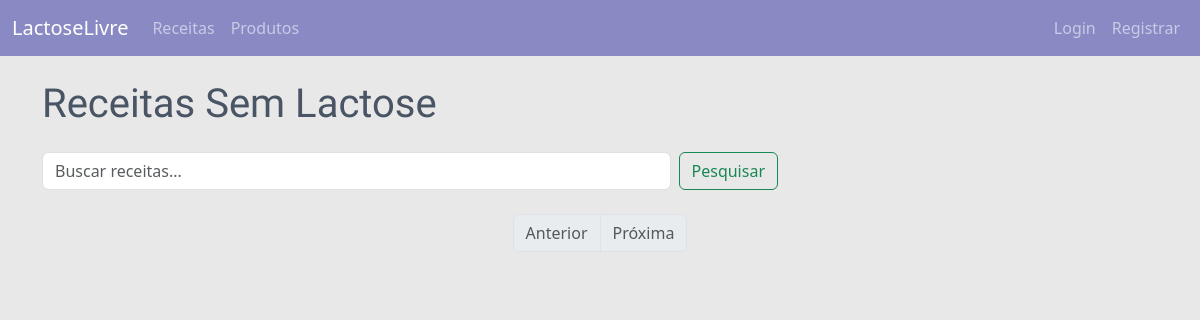
Before: /receitas with the older database file.
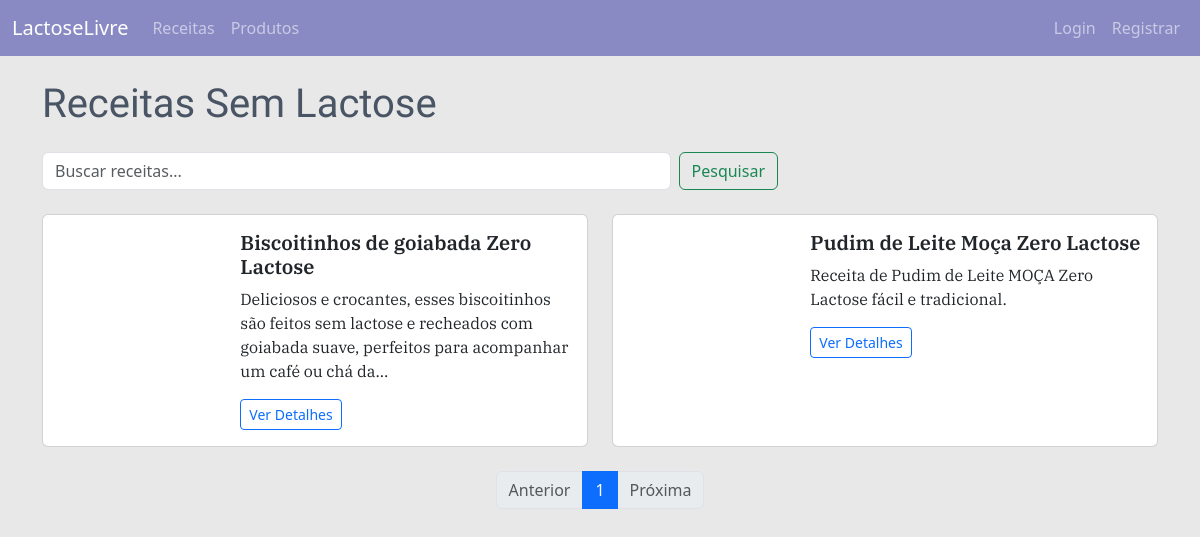
After: the same page with the newer database file.
### models.py (models this page shows, shortened)
class Receita(db.Model):
    id = db.Column(db.Integer, primary_key=True)
    titulo = db.Column(db.String(100), nullable=False)
    descricao = db.Column(db.Text, nullable=False)
    ingredientes = db.Column(db.Text, nullable=False)
    instrucoes = db.Column(db.Text, nullable=False)
    tags = db.Column(db.String(200))
    imagem = db.Column(db.String(200))
    data_criacao = db.Column(db.DateTime, index=True, default=datetime.utcnow)
    usuario_id = db.Column(db.Integer, db.ForeignKey('usuario.id', name='fk_receita_usuario'), nullable=False)
    autor = db.relationship('Usuario', back_populates='receitas')
    avaliacoes = db.relationship('Avaliacao', back_populates='receita', lazy='dynamic')
    favoritos = db.relationship('Favorito', back_populates='receita', lazy='dynamic')

### main/rotas.py (the view)
@bp.route('/receitas')
def listar_receitas():
    form_busca = FormularioBusca()
    pagina = request.args.get('page', 1, type=int)
    termo = request.args.get('termo', '')
    if termo:
        receitas = Receita.query.filter(
            Receita.titulo.contains(termo) | Receita.tags.contains(termo)
        ).order_by(Receita.data_criacao.desc()).paginate(page=pagina, per_page=10, error_out=False)
    else:
        receitas = Receita.query.order_by(Receita.data_criacao.desc()).paginate(page=pagina, per_page=10,
                                                                                error_out=False)
    return render_template('receitas.html', titulo='Receitas', receitas=receitas, form_busca=form_busca, termo=termo)

### main/formularios.py
class FormularioBusca(FlaskForm):
    termo = StringField('Buscar', validators=[Length(max=100)])
    buscar = SubmitField('Pesquisar')

### templates/receitas.html (shortened to what this page needs)
{% extends "base.html" %}
{% block content %}
<h1 class="mb-4">Receitas Sem Lactose</h1>
<div class="row mb-4">
    <div class="col-md-8">
        <form method="GET" action="{{ url_for('main.listar_receitas') }}" class="d-flex">
            {{ form_busca.termo(class="form-control me-2", placeholder="Buscar receitas...") }}
            {{ form_busca.buscar(class="btn btn-outline-success") }}
        </form>
    </div>
</div>
<div class="row">
    {% for receita in receitas.items %}
    <div class="col-md-6 mb-4">
        <div class="card h-100">
            <div class="row g-0">
                <div class="col-md-4">
                </div>
                <div class="col-md-8">
                    <div class="card-body">
                        <h5 class="card-title">{{ receita.titulo }}</h5>
                        <p class="card-text">{{ receita.descricao|truncate(150) }}</p>
                        <a href="{{ url_for('main.detalhe_receita', id=receita.id) }}" class="btn btn-sm btn-outline-primary">Ver Detalhes</a>
                    </div>
                </div>
            </div>
        </div>
    </div>
    {% endfor %}
</div>
<nav aria-label="Page navigation">
    <ul class="pagination justify-content-center">
        {% if receitas.has_prev %}
        <li class="page-item">
            <a class="page-link" href="{{ url_for('main.listar_receitas', page=receitas.prev_num, termo=termo) }}">Anterior</a>
        </li>
        {% else %}
        <li class="page-item disabled">
            <span class="page-link">Anterior</span>
        </li>
        {% endif %}
        {% for page_num in receitas.iter_pages() %}
            {% if page_num %}
                <li class="page-item {% if page_num == receitas.page %}active{% endif %}">
                    <a class="page-link" href="{{ url_for('main.listar_receitas', page=page_num, termo=termo) }}">{{ page_num }}</a>
                </li>
            {% else %}
                <li class="page-item disabled">
                    <span class="page-link">...</span>
                </li>
            {% endif %}
        {% endfor %}
        {% if receitas.has_next %}
        <li class="page-item">
            <a class="page-link" href="{{ url_for('main.listar_receitas', page=receitas.next_num, termo=termo) }}">Próxima</a>
        </li>
        {% else %}
        <li class="page-item disabled">
            <span class="page-link">Próxima</span>
        </li>
        {% endif %}
    </ul>
</nav>
{% endblock %}

Changed rows visible on the page:
added Receita: titulo "Biscoitinhos de goiabada Zero Lactose", descricao "Deliciosos e crocantes, esses biscoitinhos são feitos sem lactose e recheados com goiabada suave, perfeitos para acompanhar um café ou chá da..."
added Receita: titulo "Pudim de Leite Moça Zero Lactose", descricao "Receita de Pudim de Leite MOÇA Zero Lactose fácil e tradicional."
Other visible differences:
new list line: "1"
